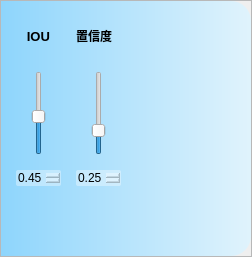
           <widget class="QFrame" name="settingBox">
            <property name="minimumSize">
             <size>
              <width>0</width>
              <height>200</height>
             </size>
            </property>
            <property name="maximumSize">
             <size>
              <width>140</width>
              <height>16777215</height>
             </size>
            </property>
            <property name="styleSheet">
             <string notr="true"/>
            </property>
            <property name="frameShape">
             <enum>QFrame::Shape::StyledPanel</enum>
            </property>
            <property name="frameShadow">
             <enum>QFrame::Shadow::Raised</enum>
            </property>
            <layout class="QVBoxLayout" name="verticalLayout_6">
             <property name="spacing">
              <number>0</number>
             </property>
             <property name="leftMargin">
              <number>0</number>
             </property>
             <property name="topMargin">
              <number>0</number>
             </property>
             <property name="rightMargin">
              <number>0</number>
             </property>
             <property name="bottomMargin">
              <number>0</number>
             </property>
             <item>
              <widget class="QFrame" name="setting_page">
               <property name="minimumSize">
                <size>
                 <width>0</width>
                 <height>0</height>
                </size>
               </property>
               <property name="maximumSize">
                <size>
                 <width>250</width>
                 <height>16777215</height>
                </size>
               </property>
               <property name="styleSheet">
                <string notr="true">QFrame#setting_page {
       background-color: qlineargradient(x1:0, y1:0, x2:1, y2:0, stop:0 #8ED5FC, stop:1 #E0F3FC);
        border-top-left-radius: 0px;
        border-top-right-radius: 20px;
        border-bottom-right-radius: 20px;
        border-bottom-left-radius: 0px;
        border: none;
    }</string>
               </property>
               <property name="frameShape">
                <enum>QFrame::Shape::StyledPanel</enum>
               </property>
               <property name="frameShadow">
                <enum>QFrame::Shadow::Raised</enum>
               </property>
               <layout class="QVBoxLayout" name="verticalLayout_22">
                <property name="spacing">
                 <number>15</number>
                </property>
                <property name="leftMargin">
                 <number>15</number>
                </property>
                <property name="topMargin">
                 <number>15</number>
                </property>
                <property name="rightMargin">
                 <number>15</number>
                </property>
                <property name="bottomMargin">
                 <number>15</number>
                </property>
                <item>
                 <layout class="QFormLayout" name="formLayout">
                  <item row="1" column="0">
                   <widget class="QSlider" name="iou_slider">
                    <property name="sizePolicy">
                     <sizepolicy hsizetype="Expanding" vsizetype="Expanding">
                      <horstretch>0</horstretch>
                      <verstretch>0</verstretch>
                     </sizepolicy>
                    </property>
                    <property name="minimumSize">
                     <size>
                      <width>45</width>
                      <height>0</height>
                     </size>
                    </property>
                    <property name="maximumSize">
                     <size>
                      <width>45</width>
                      <height>16777215</height>
                     </size>
                    </property>
                    <property name="cursor">
                     <cursorShape>PointingHandCursor</cursorShape>
                    </property>
                    <property name="styleSheet">
                     <string notr="true">QSlider::groove:horizontal {
border: none;
height: 10px;
background-color: rgba(255,255,255,90);
border-radius: 5px;
}

QSlider::handle:horizontal {
width: 10px;
margin: -1px 0px -1px 0px;
border-radius: 3px;
background-color: white;
}

QSlider::sub-page:horizontal {
background-color: qlineargradient(x1:0, y1:0, x2:1, y2:1, stop:0 #59969b, stop:1 #04e7fa);
border-radius: 5px;
}</string>
                    </property>
                    <property name="minimum">
                     <number>1</number>
                    </property>
                    <property name="maximum">
                     <number>100</number>
                    </property>
                    <property name="value">
                     <number>45</number>
                    </property>
                    <property name="orientation">
                     <enum>Qt::Orientation::Vertical</enum>
                    </property>
                   </widget>
                  </item>
                  <item row="1" column="1">
                   <widget class="QSlider" name="conf_slider">
                    <property name="sizePolicy">
                     <sizepolicy hsizetype="Expanding" vsizetype="Expanding">
                      <horstretch>0</horstretch>
                      <verstretch>0</verstretch>
                     </sizepolicy>
                    </property>
                    <property name="minimumSize">
                     <size>
                      <width>45</width>
                      <height>0</height>
                     </size>
                    </property>
                    <property name="maximumSize">
                     <size>
                      <width>45</width>
                      <height>16777215</height>
                     </size>
                    </property>
                    <property name="cursor">
                     <cursorShape>PointingHandCursor</cursorShape>
                    </property>
                    <property name="styleSheet">
                     <string notr="true">QSlider::groove:horizontal {
border: none;
height: 10px;
background-color: rgba(255,255,255,90);
border-radius: 5px;
}

QSlider::handle:horizontal {
width: 10px;
margin: -1px 0px -1px 0px;
border-radius: 3px;
background-color: white;
}

QSlider::sub-page:horizontal {
background-color: qlineargradient(x1:0, y1:0, x2:1, y2:1, stop:0 #59969b, stop:1 #04e7fa);
border-radius: 5px;
}</string>
                    </property>
                    <property name="minimum">
                     <number>1</number>
                    </property>
                    <property name="maximum">
                     <number>100</number>
                    </property>
                    <property name="value">
                     <number>25</number>
                    </property>
                    <property name="orientation">
                     <enum>Qt::Orientation::Vertical</enum>
                    </property>
                   </widget>
                  </item>
                  <item row="0" column="0">
                   <widget class="QLabel" name="label_2">
                    <property name="minimumSize">
                     <size>
                      <width>40</width>
                      <height>40</height>
                     </size>
                    </property>
                    <property name="font">
                     <font>
                      <family>Yu Gothic UI</family>
                      <pointsize>10</pointsize>
                      <bold>true</bold>
                     </font>
                    </property>
                    <property name="text">
                     <string>   IOU</string>
                    </property>
                   </widget>
                  </item>
                  <item row="0" column="1">
                   <widget class="QLabel" name="label_4">
                    <property name="maximumSize">
                     <size>
                      <width>40</width>
                      <height>40</height>
                     </size>
                    </property>
                    <property name="font">
                     <font>
                      <family>Yu Gothic UI</family>
                      <pointsize>9</pointsize>
                      <bold>true</bold>
                     </font>
                    </property>
                    <property name="text">
                     <string>置信度</string>
                    </property>
                   </widget>
                  </item>
                  <item row="2" column="0">
                   <widget class="QDoubleSpinBox" name="iou_spinbox">
                    <property name="maximumSize">
                     <size>
                      <width>45</width>
                      <height>16777215</height>
                     </size>
                    </property>
                    <property name="cursor">
                     <cursorShape>PointingHandCursor</cursorShape>
                    </property>
                    <property name="styleSheet">
                     <string notr="true">QDoubleSpinBox {
border: 0px solid lightgray;
border-radius: 2px;
background-color: rgba(255,255,255,90);
font: 600 9pt &quot;Segoe UI&quot;;
}
        
QDoubleSpinBox::up-button {
width: 10px;
height: 9px;
margin: 0px 3px 0px 0px;
border-image: url(:/setting /images/newsize/box_up.png);
}
QDoubleSpinBox::up-button:pressed {
margin-top: 1px;
}
            
QDoubleSpinBox::down-button {
width: 10px;
height: 9px;
margin: 0px 3px 0px 0px;
border-image:url(:/setting /images/newsize/box_down.png);
}
QDoubleSpinBox::down-button:pressed {
margin-bottom: 1px;
}</string>
                    </property>
                    <property name="minimum">
                     <double>0.010000000000000</double>
                    </property>
                    <property name="maximum">
                     <double>1.000000000000000</double>
                    </property>
                    <property name="singleStep">
                     <double>0.050000000000000</double>
                    </property>
                    <property name="value">
                     <double>0.450000000000000</double>
                    </property>
                   </widget>
                  </item>
                  <item row="2" column="1">
                   <widget class="QDoubleSpinBox" name="conf_spinbox">
                    <property name="minimumSize">
                     <size>
                      <width>45</width>
                      <height>0</height>
                     </size>
                    </property>
                    <property name="maximumSize">
                     <size>
                      <width>45</width>
                      <height>16777215</height>
                     </size>
                    </property>
                    <property name="cursor">
                     <cursorShape>PointingHandCursor</cursorShape>
                    </property>
                    <property name="styleSheet">
                     <string notr="true">QDoubleSpinBox {
border: 0px solid lightgray;
border-radius: 2px;
background-color: rgba(255,255,255,90);
font: 600 9pt &quot;Segoe UI&quot;;
}
        
QDoubleSpinBox::up-button {
width: 10px;
height: 9px;
margin: 0px 3px 0px 0px;
border-image: url(:/setting /images/newsize/box_up.png);
}
QDoubleSpinBox::up-button:pressed {
margin-top: 1px;
}
            
QDoubleSpinBox::down-button {
width: 10px;
height: 9px;
margin: 0px 3px 0px 0px;
border-image: url(:/setting /images/newsize/box_down.png);
}
QDoubleSpinBox::down-button:pressed {
margin-bottom: 1px;
}</string>
                    </property>
                    <property name="minimum">
                     <double>0.010000000000000</double>
                    </property>
                    <property name="maximum">
                     <double>1.000000000000000</double>
                    </property>
                    <property name="singleStep">
                     <double>0.050000000000000</double>
                    </property>
                    <property name="value">
                     <double>0.250000000000000</double>
                    </property>
                   </widget>
                  </item>
                 </layout>
                </item>
                <item>
                 <widget class="QLabel" name="status">
                  <property name="minimumSize">
                   <size>
                    <width>250</width>
                    <height>40</height>
                   </size>
                  </property>
                  <property name="mouseTracking">
                   <bool>true</bool>
                  </property>
                  <property name="tabletTracking">
                   <bool>true</bool>
                  </property>
                  <property name="text">
                   <string/>
                  </property>
                 </widget>
                </item>
               </layout>
              </widget>
             </item>
            </layout>
           </widget>
